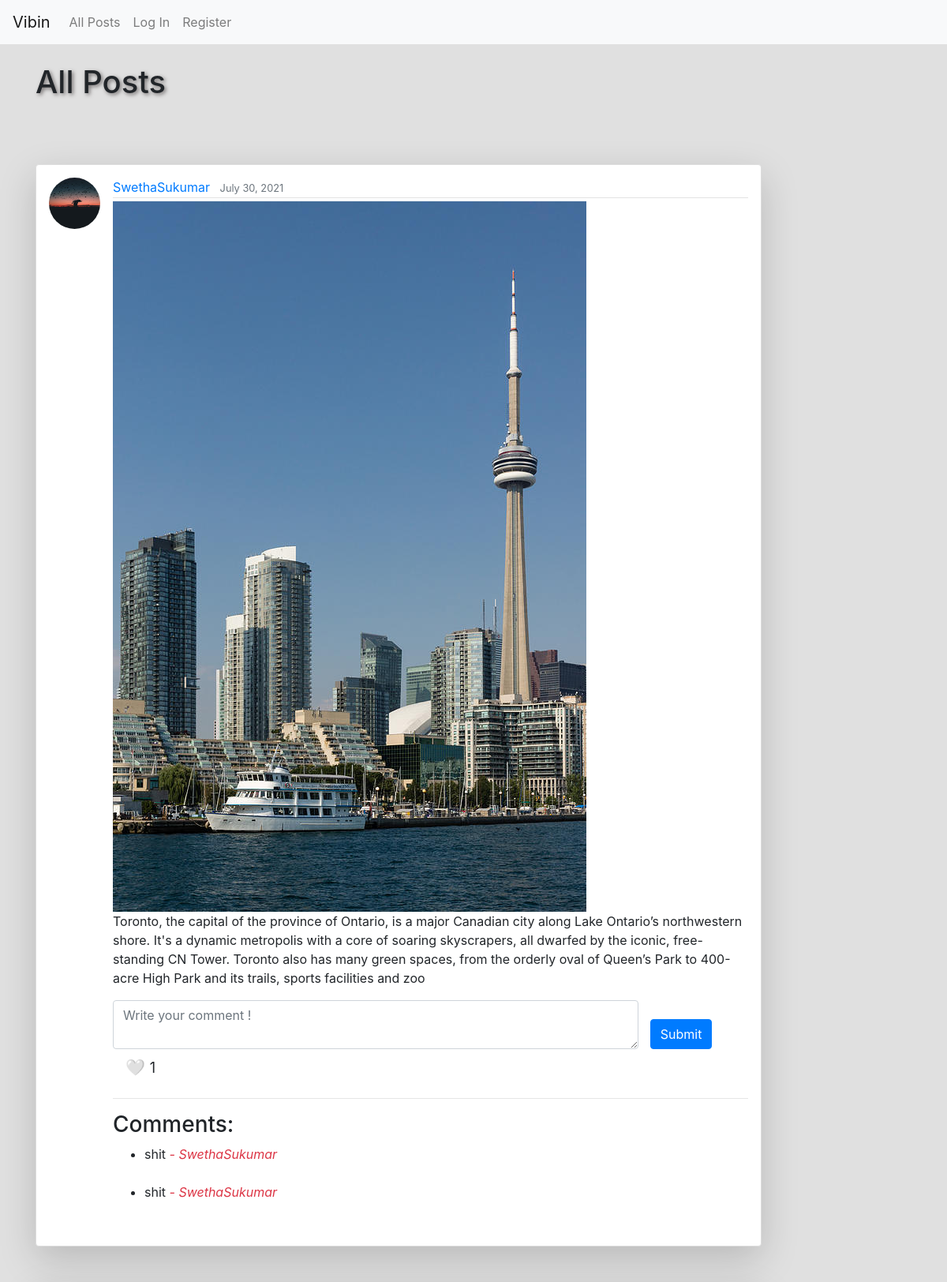
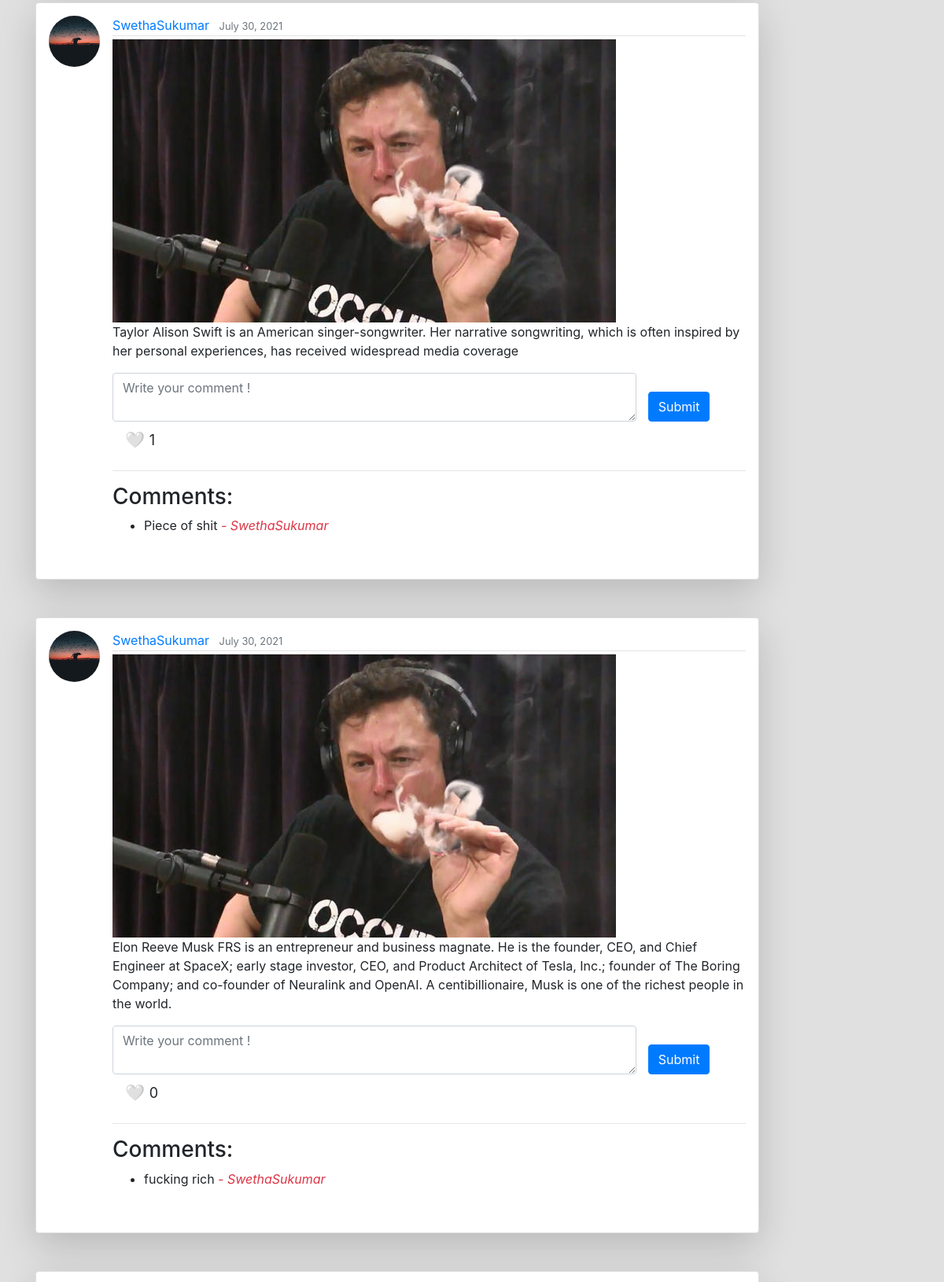
The page / (upper part) on the database its author committed (2 pictures, top to bottom).
### network/models.py (models this page shows, shortened)
class Post(models.Model):
    user = models.ForeignKey('User', on_delete=models.CASCADE, related_name="posts")
    content = models.TextField(blank=True)
    image = models.ImageField(upload_to='images/', blank=True, null = True)
    likes = models.ManyToManyField('User', related_name="liked_posts", blank=True)
    timestamp = models.DateTimeField(auto_now_add=True)

class User(AbstractUser):
    followers = models.ManyToManyField('self',symmetrical = False, related_name='following', blank=True)

class Comment(models.Model):
    user = models.ForeignKey("User", on_delete=models.CASCADE, related_name="commented_user")
    post = models.ForeignKey("Post", on_delete=models.CASCADE, related_name="comments")
    comment = models.TextField(max_length=500, validators=[validate_is_profane])

### network/views.py (the view)
# urls.py: path("", views.index, name="index"),
def index(request):
    if request.method == 'POST':
        form = PostForm(request.POST, request.FILES or None)
        if form.is_valid():
            post = Post(
                user=User.objects.get(pk=request.user.id),
                content=form.cleaned_data.get("content"),
                image = form.cleaned_data.get("image")
            )
            post.save()
            return redirect('index')
    else:
        form = PostForm()
    posts = Post.objects.all().order_by("-timestamp")
    paginator = Paginator(posts, 10)
    page_obj = paginator.get_page(request.GET.get('page'))
    return render(request, "network/index.html", {
        "page_obj": page_obj,
        'form' : form
    })

### network/forms.py
class PostForm(forms.ModelForm):
    class Meta:
        model = Post
        fields = ['content', 'image']
        widgets = {
            'content': forms.Textarea(attrs={'class':'form-control', 'placeholder':'Write your post here'})
        }

### network/templates/network/index.html (shortened to what this page needs)
{% extends "network/layout.html" %}
{% load static %}
{% block body %}
    <h1>All Posts</h1>
    <br/>
{% endblock %}

### network/templates/network/layout.html (shortened to what this page needs)
{% load static %}
{% load profanity %}
<!DOCTYPE html>
<html lang="en">
    <head>
        <link rel="stylesheet" href="https://stackpath.bootstrapcdn.com/bootstrap/4.4.1/css/bootstrap.min.css">
        <link href="{% static 'network/styles.css' %}" rel="stylesheet">
    </head>
    <body>
        <nav class="navbar navbar-expand-lg navbar-light bg-light">
            <a class="navbar-brand" href="{% url 'index' %}">Vibin</a>
        <div>
            <ul class="navbar-nav mr-auto">
                <li class="nav-item">
                    <a class="nav-link" href="{% url 'index' %}">All Posts</a>
                </li>
                {% if user.is_authenticated %}
                    <li class="nav-item">
                        <a class="nav-link" href="{% url 'following' %}">Following</a>
                    </li>
                    <li class="nav-item">
                        <a class="nav-link" href="{% url 'logout' %}">Log Out</a>
                    </li>
                {% else %}
                    <li class="nav-item">
                        <a class="nav-link" href="{% url 'login' %}">Log In</a>
                    </li>
                    <li class="nav-item">
                        <a class="nav-link" href="{% url 'register' %}">Register</a>
                    </li>
                {% endif %}
            </ul>
            </div>
        </nav>
        <div class="body">
            <main role="main" class="container">
                <div class="row">
                    <div class="col-lg-10">
                    <br/>
                    {% block body %}
                    {% endblock %}
                    <br/><br/>
                    {% if page_obj %}
                    {% for post in page_obj %}
                    <article class="media content-section shadow-lg p-3 mb-5 bg-white rounded">
                        <img class="rounded-circle article-img" src= "{% static 'network/default.jpg' %}">
                        <div  class="media-body">
                            <div class="article-metadata">
                                <a class="mr-2" href="{% url 'user' post.user %}">{{ post.user }}</a>
                                <small class="text-muted">{{ post.timestamp|date:"F d, Y" }}</small>
                            </div>
                            {% if post.image %}
                                    <div class="image-article"><img src="{{ post.image.url }}"></div>
                            {% endif %}
                            <p class="article-content" id="content-{{ post.id }}" style="white-space: pre-line">{{ post.content }}</p>
                                <form class="row" action="{% url 'comment' post.id %}" method="post">
                                    <div class="col-12 col-md-10">
                                        <textarea type="text" class="form-control" required name="content" placeholder="Write your comment !"></textarea>
                                    </div>
                                    <div class="d-flex align-items-end">
                                        <button type="submit" class="submit-comment btn btn-primary" >Submit</button>
                                    </div>
                                </form>
                            <div class=" btn-lg topright" onclick="like('{{ post.id }}');">
                                {% if user in post.likes.all %}
                                    <a class="heart " id="heart-{{ post.id }}">❤️</a>
                                {% else %}
                                    <a class="heart" id="heart-{{ post.id }}">🤍</a>
                                {% endif %}
                                <span id="counter-{{ post.id }}" style="font-size: large;">{{ post.likes.all.count }}</span>
                            </div>
                        <hr>
                        <h3>Comments:</h3>
                        <ul>
                            {% for comment in post.comments.all %}
                                    <li class="fakeimg">{{ comment.comment|censor }} <cite class="text-danger">- {{comment.user.username}}</cite></li>
                                    <br/>
                            {% empty %}
                                    No Comments yet!
                            {% endfor %}
                        </ul>
                    </article>
                    {% empty %}
                        <h2><i>No posts</i></h2>
                {% endfor %}
                {% endif %}
            </div>
                </div>
                </div>
    </body>
</html>

### network/static/network/styles.css (style rules this page uses)
body { background-color: #e0e0e0; }
.nav-link { color: #3b4c5d ; }
.content-section { background: #ffffff; padding: 10px 20px; border: 1px solid #dddddd; border-radius: 3px; margin-bottom: 20px; box-shadow: 10px 10px 5px rgb(255, 255, 255); }
.article-content { white-space: pre-line; }
.article-img { height: 65px; width: 65px; margin-right: 16px; }
.article-metadata { padding-bottom: 1px; margin-bottom: 4px; border-bottom: 1px solid #e3e3e3 }
h1 { text-shadow: 2px 2px 5px rgb(114, 110, 110); }
.heart { cursor: pointer; }
.image-article { height: 20%; width: 20%; }

### rows shown on the page
Post: user "SwethaSukumar", timestamp "July 30, 2021", image (picture), content "Toronto, the capital of the province of Ontario, is a major Canadian city along Lake Ontario’s northwestern shore. It's a dynamic metropolis with a core of soaring skyscrapers, all dwarfed by the iconic, free-standing CN Tower. Toronto also has many green spaces, from the orderly oval of Queen’s Park to 400-acre High Park and its trails, sports facilities and zoo", likes.all.count "1"
Comment: comment|censor "shit", user.username "SwethaSukumar"
Comment: comment|censor "shit", user.username "SwethaSukumar"
Post: user "SwethaSukumar", timestamp "July 30, 2021", image (picture), content "Taylor Alison Swift is an American singer-songwriter. Her narrative songwriting, which is often inspired by her personal experiences, has received widespread media coverage", likes.all.count "1"
Comment: comment|censor "Piece of shit", user.username "SwethaSukumar"
Post: user "SwethaSukumar", timestamp "July 30, 2021", image (picture), content "Elon Reeve Musk FRS is an entrepreneur and business magnate. He is the founder, CEO, and Chief Engineer at SpaceX; early stage investor, CEO, and Product Architect of Tesla, Inc.; founder of The Boring Company; and co-founder of Neuralink and OpenAI. A centibillionaire, Musk is one of the richest people in the world.", likes.all.count "0"
Comment: comment|censor "fucking rich", user.username "SwethaSukumar"
